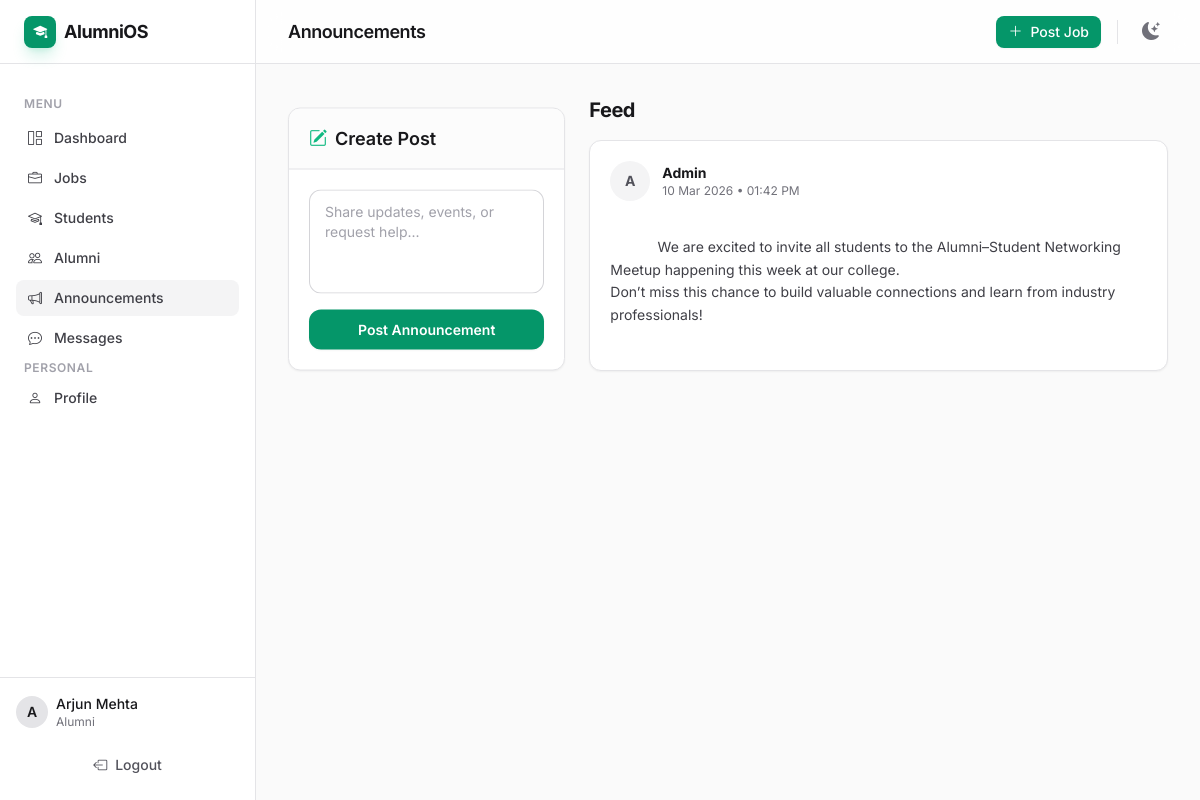
The page /announcements (signed in) on the database its author committed.
### app.py (models this page shows)
class User(db.Model, UserMixin):
    id = db.Column(db.Integer, primary_key=True)
    role = db.Column(db.String(20), nullable=False, index=True)
    full_name = db.Column(db.String(120), nullable=False)
    email = db.Column(db.String(120), unique=True, nullable=False, index=True)
    password_hash = db.Column(db.String(255), nullable=False)
    batch = db.Column(db.String(20), default="")
    department = db.Column(db.String(80), default="")
    company = db.Column(db.String(120), default="")
    job_role = db.Column(db.String(120), default="")
    location = db.Column(db.String(120), default="")
    linkedin = db.Column(db.String(200), default="")
    bio = db.Column(db.Text, default="")
    skills = db.Column(db.String(500), default="")  # Comma-separated skills
    roll_number = db.Column(db.String(100), unique=True, nullable=True)
    joined_year = db.Column(db.String(10), default="")
    graduation_duration = db.Column(db.String(20), default="")
    resume_filename = db.Column(db.String(255), default="")
    resume_embedding = db.Column(db.PickleType, nullable=True)
    resume_ml_status = db.Column(db.String(20), default="none")  # none, processing, completed, failed
    is_verified = db.Column(db.Boolean, default=False)
    verification_status = db.Column(db.String(20), default="pending")  # pending, approved, rejected
    verified_by_id = db.Column(db.Integer, db.ForeignKey("user.id"), nullable=True)
    verified_at = db.Column(db.DateTime, nullable=True)
    created_at = db.Column(db.DateTime, default=datetime.utcnow)
    failed_login_attempts = db.Column(db.Integer, default=0)
    account_locked_until = db.Column(db.DateTime, nullable=True)

class Announcement(db.Model):
    id = db.Column(db.Integer, primary_key=True)
    content = db.Column(db.Text, nullable=False)
    posted_by_id = db.Column(db.Integer, db.ForeignKey("user.id"), nullable=False)
    posted_by = db.relationship("User", backref="announcements")
    created_at = db.Column(db.DateTime, default=datetime.utcnow)

### app.py (the view, shortened to what this page needs)
    @app.route("/announcements", methods=["GET", "POST"])
    @login_required
    def announcements():
        posts = Announcement.query.order_by(Announcement.created_at.desc()).all()
        can_post = current_user.role in (ROLE_ALUMNI, ROLE_ADMIN)
        return render_template("announcements.html", posts=posts, can_post=can_post)

### templates/announcements.html (shortened to what this page needs)
{% extends "base.html" %}
{% block header_title %}Announcements{% endblock %}
{% block content %}
<div class="grid grid-cols-1 lg:grid-cols-3 gap-6">
  <div class="lg:col-span-1">
    <div class="bg-white dark:bg-zinc-900 border border-zinc-200 dark:border-zinc-800 rounded-xl shadow-sm overflow-hidden sticky top-6">
      <div class="px-5 py-4 border-b border-zinc-200 dark:border-zinc-800 bg-zinc-50/50 dark:bg-zinc-900/50">
        <h3 class="text-lg font-semibold text-zinc-900 dark:text-zinc-100 flex items-center gap-2">
          <i class="bi bi-pencil-square text-primary-500"></i> Create Post
        </h3>
      </div>
      <div class="p-5">
        {% if can_post %}
          <form method="post" class="space-y-4">
            <div>
              <textarea rows="4" name="content" placeholder="Share updates, events, or request help..." required class="block w-full rounded-xl border-0 py-3 px-4 text-zinc-900 dark:text-zinc-100 dark:bg-zinc-800/50 ring-1 ring-inset ring-zinc-300 dark:ring-zinc-700 placeholder:text-zinc-400 focus:ring-2 focus:ring-inset focus:ring-primary-600 sm:text-sm transition-shadow resize-none"></textarea>
            </div>
            <button type="submit" class="w-full inline-flex items-center justify-center rounded-xl bg-primary-600 px-4 py-2.5 text-sm font-semibold text-white shadow-sm hover:bg-primary-700 focus:outline-none focus:ring-2 focus:ring-primary-600 transition-colors">
              Post Announcement
            </button>
          </form>
        {% else %}
          <div class="rounded-xl border border-blue-200 dark:border-blue-500/20 bg-blue-50 dark:bg-blue-500/10 p-4 text-sm text-blue-800 dark:text-blue-400">
            <i class="bi bi-info-circle mr-1"></i> Students can view announcements, but only <strong>Alumni</strong> and <strong>Admins</strong> can post them.
          </div>
        {% endif %}
      </div>
    </div>
  </div>
  <div class="lg:col-span-2 space-y-4">
    <h3 class="text-xl font-bold tracking-tight text-zinc-900 dark:text-zinc-100 mb-2">Feed</h3>
    {% if posts %}
      {% for p in posts %}
        <div class="bg-white dark:bg-zinc-900 border border-zinc-200 dark:border-zinc-800 rounded-xl shadow-sm overflow-hidden p-5">
          <div class="flex items-start justify-between gap-4 mb-3">
            <div class="flex items-center gap-3">
              <div class="w-10 h-10 rounded-full bg-zinc-100 dark:bg-zinc-800 flex items-center justify-center text-sm font-bold text-zinc-600 dark:text-zinc-400">
                {{ p.posted_by.full_name[0]|upper }}
              </div>
              <div>
                <p class="text-sm font-bold text-zinc-900 dark:text-zinc-100">{{ p.posted_by.full_name }}</p>
                <p class="text-xs text-zinc-500 dark:text-zinc-400">{{ p.created_at.strftime("%d %b %Y • %I:%M %p") }}</p>
              </div>
            </div>
          </div>
          <div class="text-zinc-700 dark:text-zinc-300 text-sm whitespace-pre-wrap leading-relaxed">
            {{ p.content }}
          </div>
        </div>
      {% endfor %}
    {% endif %}
  </div>
</div>
{% endblock %}

### templates/base.html (shortened to what this page needs)
<!DOCTYPE html>
<html lang="en" class="antialiased">
<head>
    <link rel="stylesheet" href="https://cdn.jsdelivr.net/npm/bootstrap-icons@1.11.3/font/bootstrap-icons.min.css">
    <script src="https://cdn.tailwindcss.com"></script>
    <link rel="stylesheet" href="{{ url_for('static', filename='css/style.css') }}">
</head>
<body class="bg-zinc-50 text-zinc-900 dark:bg-zinc-950 dark:text-zinc-100 flex h-screen overflow-hidden selection:bg-primary-500/30">
    {% if current_user.is_authenticated %}
    <aside class="w-64 flex-shrink-0 border-r border-zinc-200 dark:border-zinc-800 bg-white dark:bg-zinc-900 flex flex-col transition-colors duration-200 hidden md:flex">
        <div class="h-16 flex items-center px-6 border-b border-zinc-200 dark:border-zinc-800">
            <a href="{{ url_for('index') }}" class="flex items-center gap-2 font-bold text-lg tracking-tight hover:opacity-80 transition-opacity">
                <span class="w-8 h-8 rounded-lg bg-primary-600 text-white flex items-center justify-center shadow-primary-500/20 shadow-lg">
                    <i class="bi bi-mortarboard-fill text-sm"></i>
                </span>
                <span>AlumniOS</span>
            </a>
        </div>
        <nav class="flex-1 overflow-y-auto p-4 space-y-1">
            {% if current_user.is_authenticated %}
                <div class="text-xs font-semibold text-zinc-400 dark:text-zinc-500 uppercase tracking-wider mb-2 mt-4 px-2">Menu</div>
                <a href="{{ url_for('dashboard') }}" class="flex items-center gap-3 px-3 py-2 rounded-lg text-sm font-medium transition-colors hover:bg-zinc-100 dark:hover:bg-zinc-800/50 text-zinc-700 dark:text-zinc-300 ">
                    <i class="bi bi-grid-1x2"></i> Dashboard
                </a>
                <a href="{{ url_for('jobs') }}" class="flex items-center gap-3 px-3 py-2 rounded-lg text-sm font-medium transition-colors hover:bg-zinc-100 dark:hover:bg-zinc-800/50 text-zinc-700 dark:text-zinc-300 ">
                    <i class="bi bi-briefcase"></i> Jobs
                </a>
                {% if current_user.role in ["alumni", "admin"] %}
                <a href="{{ url_for('students_directory') }}" class="flex items-center gap-3 px-3 py-2 rounded-lg text-sm font-medium transition-colors hover:bg-zinc-100 dark:hover:bg-zinc-800/50 text-zinc-700 dark:text-zinc-300 ">
                    <i class="bi bi-mortarboard"></i> Students
                </a>
                {% endif %}
                <a href="{{ url_for('alumni_directory') }}" class="flex items-center gap-3 px-3 py-2 rounded-lg text-sm font-medium transition-colors hover:bg-zinc-100 dark:hover:bg-zinc-800/50 text-zinc-700 dark:text-zinc-300 ">
                    <i class="bi bi-people"></i> Alumni
                </a>
                <a href="{{ url_for('announcements') }}" class="flex items-center gap-3 px-3 py-2 rounded-lg text-sm font-medium transition-colors hover:bg-zinc-100 dark:hover:bg-zinc-800/50 text-zinc-700 dark:text-zinc-300 {% if request.endpoint == 'announcements' %}bg-zinc-100 dark:bg-zinc-800/80 text-primary-600 dark:text-white{% endif %}">
                    <i class="bi bi-megaphone"></i> Announcements
                </a>
                <a href="{{ url_for('messages') }}" class="flex items-center gap-3 px-3 py-2 rounded-lg text-sm font-medium transition-colors hover:bg-zinc-100 dark:hover:bg-zinc-800/50 text-zinc-700 dark:text-zinc-300 ">
                    <i class="bi bi-chat-dots"></i> Messages
                </a>
                <div class="text-xs font-semibold text-zinc-400 dark:text-zinc-500 uppercase tracking-wider mb-2 mt-6 px-2">Personal</div>
                <a href="{{ url_for('profile') }}" class="flex items-center gap-3 px-3 py-2 rounded-lg text-sm font-medium transition-colors hover:bg-zinc-100 dark:hover:bg-zinc-800/50 text-zinc-700 dark:text-zinc-300 ">
                    <i class="bi bi-person"></i> Profile
                </a>
            {% else %}
                <a href="{{ url_for('choose_login') }}" class="flex items-center gap-3 px-3 py-2 rounded-lg text-sm font-medium transition-colors bg-primary-600 hover:bg-primary-700 text-white shadow-sm mt-4">
                    <i class="bi bi-box-arrow-in-right"></i> Login to Portal
                </a>
            {% endif %}
        </nav>
        {% if current_user.is_authenticated %}
        <div class="p-4 border-t border-zinc-200 dark:border-zinc-800">
            <div class="flex items-center justify-between mb-4">
                <div class="flex items-center gap-2 overflow-hidden">
                    <div class="w-8 h-8 rounded-full bg-zinc-200 dark:bg-zinc-700 flex items-center justify-center text-sm font-semibold flex-shrink-0">
                        {{ current_user.full_name[0]|upper }}
                    </div>
                    <div class="truncate">
                        <div class="text-sm font-medium truncate">{{ current_user.full_name }}</div>
                        <div class="text-xs text-zinc-500 dark:text-zinc-400 truncate capitalize">{{ current_user.role }}</div>
                    </div>
                </div>
            </div>
            <a href="{{ url_for('logout') }}" class="w-full flex items-center justify-center gap-2 px-3 py-2 rounded-lg text-sm font-medium text-zinc-600 dark:text-zinc-400 hover:text-red-600 dark:hover:text-red-400 hover:bg-red-50 dark:hover:bg-red-950/30 transition-colors border border-transparent hover:border-red-100 dark:hover:border-red-900/50">
                <i class="bi bi-box-arrow-left"></i> Logout
            </a>
        </div>
        {% endif %}
    </aside>
    {% endif %}
    <div class="flex-1 flex flex-col min-w-0 transition-colors duration-200">
        <header class="h-16 flex-shrink-0 bg-white/80 dark:bg-zinc-900/80 backdrop-blur-md border-b border-zinc-200 dark:border-zinc-800 flex items-center justify-between px-4 sm:px-6 lg:px-8 z-10">
            <div class="flex items-center gap-4">
                <h1 class="text-lg font-semibold tracking-tight">{% block header_title %}Overview{% endblock %}</h1>
            </div>
            <div class="flex items-center gap-3">
                {% if current_user.is_authenticated %}
                    {% if current_user.role == "alumni" %}
                        <a href="{{ url_for('job_new') }}" class="hidden sm:inline-flex items-center gap-2 px-3 py-1.5 text-sm font-medium rounded-lg text-white bg-primary-600 hover:bg-primary-700 transition-colors shadow-sm">
                            <i class="bi bi-plus-lg"></i> Post Job
                        </a>
                    {% endif %}
                {% endif %}
                <button id="theme-toggle" class="p-2 text-zinc-500 dark:text-zinc-400 hover:bg-zinc-100 dark:hover:bg-zinc-800 rounded-lg transition-colors focus:outline-none focus:ring-2 focus:ring-primary-500/50" aria-label="Toggle Dark Mode">
                    <i id="theme-toggle-dark-icon" class="bi bi-moon-stars-fill hidden text-lg"></i>
                </button>
            </div>
        </header>
        <main class="flex-1 overflow-y-auto p-4 sm:p-6 lg:p-8">
            <div class="max-w-7xl mx-auto">
                {% block content %}{% endblock %}
            </div>
        </main>
    </div>
</body>
</html>

### rows shown on the page
User: full_name "A", full_name "Arjun Mehta", role "Alumni"
Announcement: posted_by "A", posted_by.full_name "Admin", created_at "10 Mar 2026 • 01:42 PM", content "We are excited to invite all students to the Alumni–Student Networking Meetup happening this week at our college. Don’t miss this chance to build valuable connections and learn from industry professionals!"
